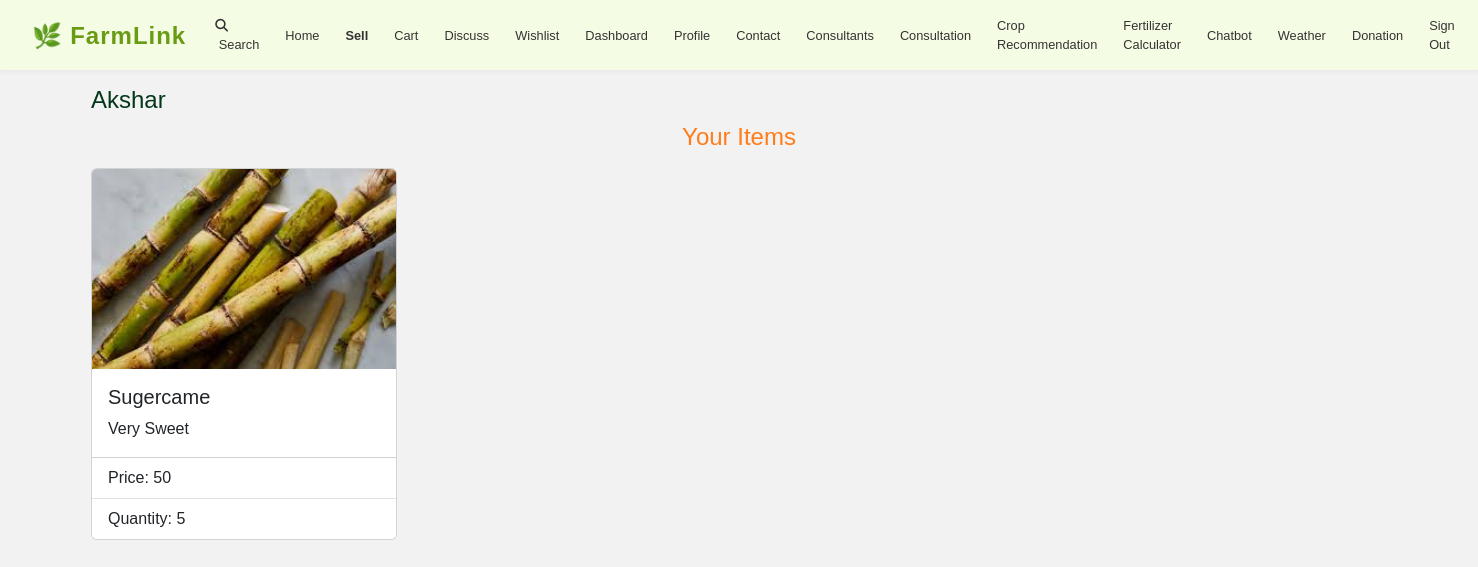
/dashboard/index/ (signed in), run on the app's committed database.
### product/models.py (models this page shows, shortened)
class Product(models.Model):
    CATEGORIES = (
        ("Vegetables", "Vegetables"),
        ("Fruits", "Fruits"),
        ("Meat, Poultry & Dairy", "Meat, Poultry & Dairy"),
        ("Farm Feeds", "Farm Feeds")
    )
    owner = models.ForeignKey(User, on_delete=models.CASCADE)
    name = models.CharField(max_length=30)
    category = models.CharField(max_length=25, default="Vegetables", choices=CATEGORIES)
    quantity = models.IntegerField(default=5)
    description = models.CharField(max_length=200)
    image = models.ImageField(upload_to="products")
    price = models.IntegerField()
    location = models.CharField(max_length=50)
    unit_price = models.DecimalField(max_digits=10, decimal_places=2, blank=True, null=True)

### dashboard/views.py (the view)
# urls.py: path('index/', views.index, name='index')
def index(request):
    products = Product.objects.filter(owner=request.user)
    return render(request, 'dashboard/index.html', {'products': products})

### dashboard/templates/dashboard/index.html
{% extends 'Account/base.html' %}
{% block content %}
<div class="container">
    <h1 class="text-capitalize mt-3 mb-2" style="color:#04371a; font-size: 24px;">{{ request.user.username }}</h1>
    <h3 class="text-capitalize mb-3 text-center" style="color:#ff7c1a; font-size: 24px;">your items</h3>
    <div class="row">
        {% for product in products %}
            <div class="col-md-3">
                <a class="text-decoration-none" href="{% url 'product:product_details' product.id %}">
                <div class="card mb-4 text-capitalize">
                    <img src="{{ product.image.url }}" class="card-img-top" alt="{{ product.name }}" style="height: 200px; object-fit: cover; width: 100%;">
                    <div class="card-body">
                        <h5 class="card-title">{{ product.name }}</h5>
                        <p class="card-text">{{ product.description }}</p>
                    </div>
                    <ul class="list-group list-group-flush">
                        <li class="list-group-item">Price: {{ product.price }}</li>
                        <li class="list-group-item">Quantity: {{ product.quantity }}</li>
                    </ul>
                </div>
                </a>
            </div>
        {% endfor %}
    </div>
</div>
{% endblock %}

### Account/templates/Account/base.html (style rules this page uses)
body, p, h1, h2, h3, h4, h5, h6, span, div, a, li, ul, ol, button, input, select, textarea { font-family: 'Montserrat', sans-serif; }
body { background-color: #f2f2f2; background-repeat: no-repeat; background-size: cover; }

### data on the page
Product: image (picture), name "Sugercame", description "Very Sweet", price "50", quantity "5"

### other printed values
{{ request.user.username }} "Akshar"
